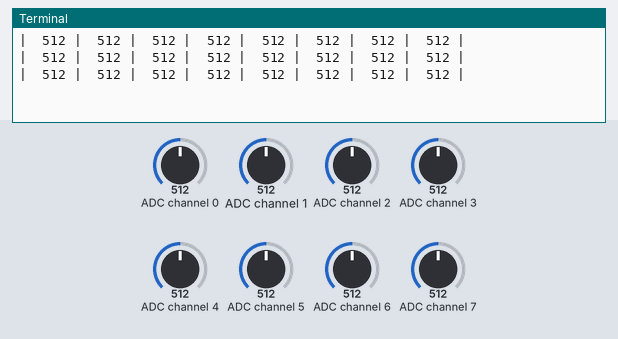
Bench run of a program on a simulated Raspberry Pi (BCM pin numbers). Parts: the last lines printed to the terminal. The test bench sets the inputs (shaded band); at power-on: ADC channel 0 = 512, ADC channel 1 = 512, ADC channel 2 = 512, ADC channel 3 = 512, ADC channel 4 = 512, ADC channel 5 = 512, ADC channel 6 = 512, ADC channel 7 = 512 (analog values on the 0–1023 scale).

Above: at 1.2 s.
1.3 s: ADC channel 0 set to 30
At 1.9 s:
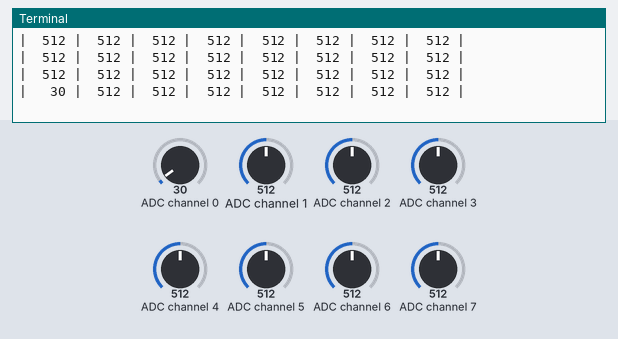
3.0 s: ADC channel 1 set to 30
At 3.4 s:
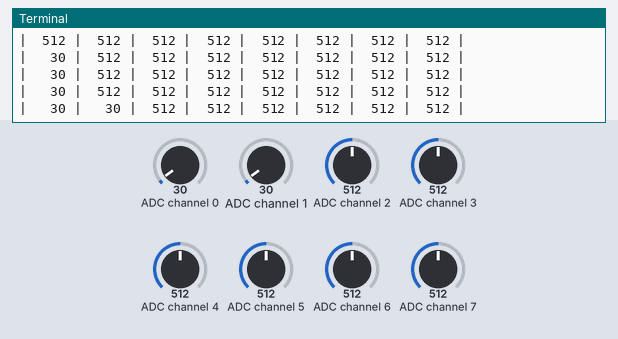
4.5 s: ADC channel 2 set to 30
At 4.9 s:
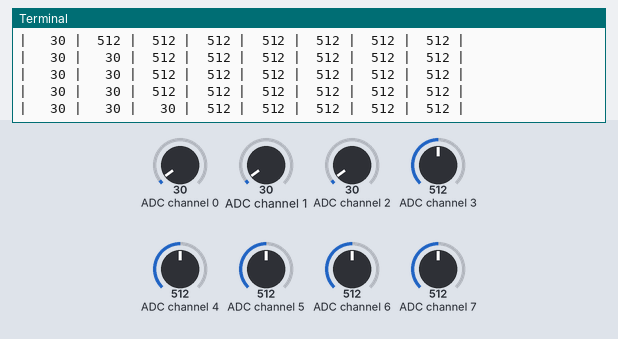
6.0 s: ADC channel 3 set to 30
At 6.4 s:
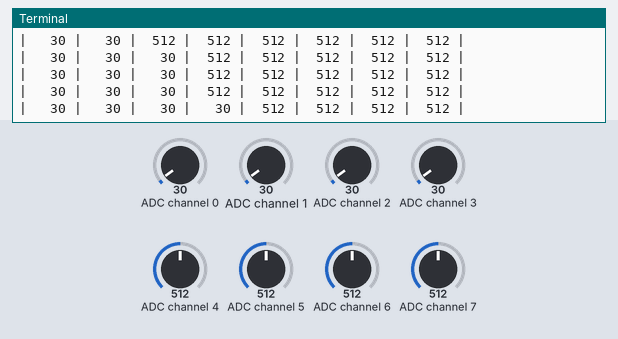
7.5 s: ADC channel 4 set to 30
At 7.9 s:
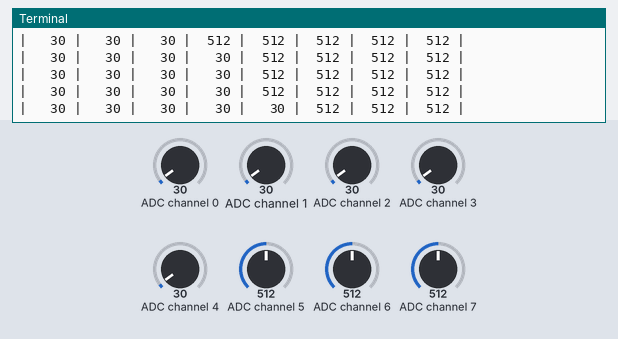
9.0 s: ADC channel 5 set to 30
At 9.4 s:
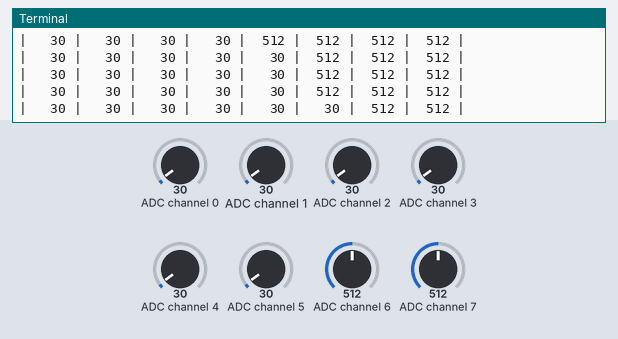

The program:

adc_mcp3008_reader.py
```python
import RPi.GPIO as GPIO
import Adafruit_GPIO.SPI as SPI
import Adafruit_MCP3008
import time


#Hardware SPI config (turn on SPI in raspi-config Interfaces)
SPI_PORT = 0
SPI_DEVICE = 0
mcp = None

#need to install adafruit-mcp3008
#see: https://learn.adafruit.com/raspberry-pi-analog-to-digital-converters/mcp3008
#Example from: https://github.com/adafruit/Adafruit_Python_MCP3008/blob/master/examples/simpletest.py

def setup():
    global mcp
    mcp = Adafruit_MCP3008.MCP3008(spi=SPI.SpiDev(SPI_PORT, SPI_DEVICE))


def loop():
    while True:
        values = read_mcp_analog()
        # Print the ADC values.
        print('| {0:>4} | {1:>4} | {2:>4} | {3:>4} | {4:>4} | {5:>4} | {6:>4} | {7:>4} |'.format(*values))
        # Pause for half a second.
        time.sleep(0.5)


def read_mcp_analog():
    # Read all the ADC channel values in a list.
    global mcp
    values = [0] * 8
    for i in range(8):
        # The read_adc function will get the value of the specified channel (0-7).
        values[i] = mcp.read_adc(i)

    return values


def destroy():
    GPIO.cleanup()                  # Release resource

if __name__ == '__main__':     # Program start from here
    setup()
    try:
        loop()
    except KeyboardInterrupt:  # When 'Ctrl+C' is pressed, the child program destroy() will be  executed.
        destroy()
```

Measured:
- after the input at 1.3 s, the terminal: prints a new line after 0.21 s (image 1)
- after the input at 3.0 s, the terminal: prints a new line at once (image 2)
- after the input at 4.5 s, the terminal: prints a new line at once (image 3)
- after the input at 6.0 s, the terminal: prints a new line at once (image 4)
- after the input at 7.5 s, the terminal: prints a new line at once (image 5)
- after the input at 9.0 s, the terminal: prints a new line at once (image 6)
